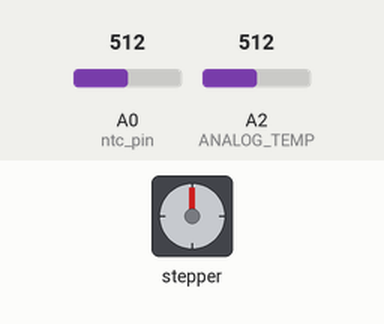
This sketch was run on a simulated Arduino Uno, built with avr-gcc and run on an emulated ATmega328P. On the bench: stepper motor. Inputs (shaded band) come from the test bench; at power-on: A0 (ntc_pin) = 512, A2 (ANALOG_TEMP) = 512. Stepper angles assume 4096 steps per turn; what the sketch prints to the serial monitor is not drawn.

Above: at 0.05 s.
Timing chart, 0 to 6.0 s (numbered marks = the images above):
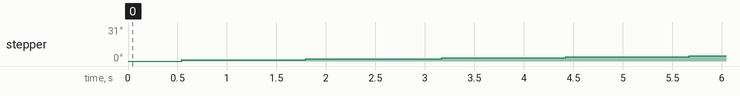

The sketch:

filament_machine.ino
```cpp
 #include <max6675.h>
 #include "temp_read.h"
 #include "stepper_move.h"
 #include "temp_cont.h"
 #include "print.h"
 #include "stepper_Accel.h"
 #include"stepper_28Byj.h"

int actionCounter = 1; // 1 == temp read, 2 == temp cont ,3== speed, 4 == print

void setup(void) {
  analogReference(EXTERNAL);
  set_temp();
  setMotor();
  Serial.begin(1000000);   //initialize serial communication at a baud rate of 9600
}

void loop(void) {
switch (actionCounter%4){
case 0:
  if (actionCounter%40 == 0){
    actionCounter = 0;
    print();
  }
  break;
case 1:
  temp_read();
  break;
case 2:
  temp_control();
  break;
case 3:
  moveMotor();
  break;
}
actionCounter+=1;
}
```

print.h
```cpp
int printCounter;
extern float temperature;
extern int heater;
extern int setTemp;
extern int ref;
extern int rotating_speed;
extern int rpm;
extern int steps;
void print(){

 printCounter+=1;
  if (printCounter%30==0){

            Serial.print("Temp: ");
            Serial.print(temperature);
          if (heater == 0)
            Serial.print(",   Heater OFF");
          else
              Serial.print(",   Heater ON");
          Serial.print(",  Set temp =  ");
          Serial.print(setTemp);
          Serial.print("  stepper RPM: ");
          Serial.println(rpm);

        }
}
```

stepper_28Byj.h
```cpp
#include <CheapStepper.h>
#define ANALOG_STEPPER_SPEED A1

CheapStepper stepper (9,10,11,12);

bool moveClockwise = true;
int rpm;
int steps;


void setMotor() {
  stepper.setRpm(20);
  stepper.newMove(moveClockwise, 3000); // move 180 degrees from current position

}

void moveMotor() {

  stepper.run();
    steps = stepper.getStepsLeft();
    if (steps<=1600)
      stepper.resetSteps(0);

  if (steps == 0){
    rpm = map(analogRead(A1),0,1023,0,25);
    stepper.setRpm(rpm);
    if (rpm<5)
      stepper.stop();
    else
      stepper.newMove(moveClockwise, 1800); // move 180 degrees from current position
  }

}
```

stepper_Accel.h
```cpp
#include <AccelStepper.h>

AccelStepper steppers = AccelStepper(8 ,9, 11, 10, 12);


//Stepper Variables
int max_speed = 1500;
int main_speed = 0;
bool but1_state = true;
bool activate_stepper = true;
int rotating_speed;
int speed_pot = A1;
int STEP = 3;
int DIR = 4;


void setAccelMotor() {
  steppers.setMaxSpeed(max_speed);
  //steppers.setAcceleration(200);
  }

void motorAccel() {
    rotating_speed = map(analogRead(speed_pot),0,1024,main_speed,max_speed);
    steppers.setSpeed(rotating_speed);
    steppers.runSpeed();
}
```

stepper_move.h
```cpp
#include <Stepper.h>
// ------------------stepper----------
//Set how many steps it takes to make a full revolution
//Divide the degrees per step by 360 to get the steps
const int stepsPerRevolution = 2048;
int turn = stepsPerRevolution;
int speed;
int maxSpeed = 13;

//Use pin 10-13 to IN1-IN4
Stepper wheelMotor = Stepper(stepsPerRevolution, 10, 12, 11, 13);

int potPin = A1; // potentiometer is connected to analog 0 pin
int potValue; // variable used to store the value coming from the sensor
float percent; // variable used to store the percentage value

void set_motor() {

  //Set the RPM of the stepper motor
  wheelMotor.setSpeed(maxSpeed);

  }

void motor_speed() {
    potValue = analogRead(potPin); // get a reading from the potentiometer, assign the name potValue
    speed = map(potValue, 0, 1023, 0, 15); // convert reading to a percentage
    speed = 15;
    wheelMotor.setSpeed(speed);
      if (speed>1)
        wheelMotor.step(10);
      }
```

temp_cont.h
```cpp
#define TEMP_CONTROL_PIN 2
#define ANALOG_TEMP A2
#define TEMP_MIN 30

int heater;
int analogTemp;
int setTemp;

void temp_control() {
analogTemp = analogRead(ANALOG_TEMP);
//setTemp = map(analogTemp, 0, 1023, 25, 320); // convert A2 to a percentage
setTemp = 270;
if (setTemp < TEMP_MIN){
  digitalWrite(TEMP_CONTROL_PIN,LOW);
  heater = 0;
}
if (temperature > setTemp-5){
  digitalWrite(TEMP_CONTROL_PIN,LOW);
  heater = 0;
}
else{
  digitalWrite(TEMP_CONTROL_PIN,HIGH);
  heater = 1;
}
}
```

temp_read.h
```cpp
#include <max6675.h>
#define ntc_pin A0         // Pin,to which the voltage divider is connected
//#define vd_power_pin 2        // DONT NEED IT BECAUSE WE TAKE THE Vin FROM THE COMMON Vcc
#define nominal_resistance 100000       //Nominal resistance at 25⁰C
#define nominal_temeprature 25   // temperature for nominal resistance (almost always 25⁰ C)
#define samplingrate 5    // Number of samples
#define beta 3950  // The beta coefficient or the B value of the thermistor (usually 3000-4000) check the datasheet for the accurate value.
#define Rref 4700   //Value of  resistor used for the voltage divider

int waitTime = 0;
float temperature;
int samples = 0;   //array to store the samples
uint8_t i;
float average;
void set_temp(void){
  //pinMode(vd_power_pin, OUTPUT); DONT NEED IT BECAUSE WE TAKE THE Vin FROM THE COMMON Vcc
}

void temp_read(void) {
samples = 0;


  // take voltage readings from the voltage divider
 // digitalWrite(vd_power_pin, HIGH);
for (i = 0; i < samplingrate; i++) {
    samples += analogRead(ntc_pin);
    waitTime =0;
   while (waitTime < 1000){    //non blocking wait of 1000 milis
      waitTime +=1;
    }
  }
  //digitalWrite(vd_power_pin, LOW); DONT NEED IT BECAUSE WE TAKE THE Vin FROM THE COMMON Vcc
  average = 0;
  average = samples / samplingrate;


  // Calculate NTC resistance
  average = 1023 / average - 1;
  average = Rref / average;

  temperature = average / nominal_resistance;     // (R/Ro)
  temperature = log(temperature);                  // ln(R/Ro)
  temperature /= beta;                   // 1/B * ln(R/Ro)
  temperature += 1.0 / (nominal_temeprature + 273.15); // + (1/To)
  temperature = 1.0 / temperature;                 // Invert
  temperature -= 273.15;                    // convert absolute temp to C
        }
```
